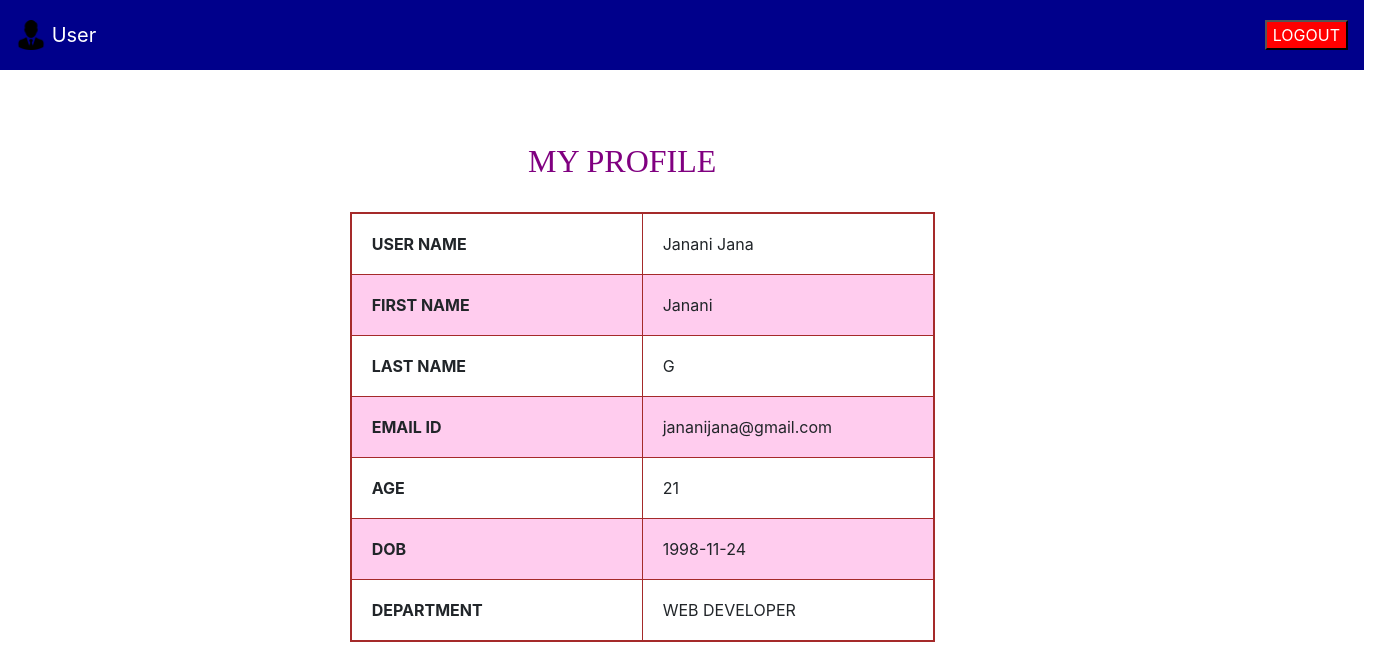
The app's page /userprofile.php (signed in) with its own data.
### tables this page shows
CREATE TABLE `userdetails` (
  `uid` int(11) NOT NULL,
  `firstname` varchar(30) NOT NULL,
  `lastname` varchar(30) NOT NULL,
  `username` varchar(30) NOT NULL,
  `emailid` varchar(45) NOT NULL,
  `password` varchar(15) DEFAULT NULL,
  `age` int(11) NOT NULL,
  `dob` varchar(15) NOT NULL
);

CREATE TABLE `department` (
  `did` int(11) NOT NULL,
  `deptname` varchar(20) NOT NULL
);

### userprofile.php (the view, shortened to what this page needs)
<?php
$emailid=$_SESSION["emailid"];
?>
<!DOCTYPE html>
<html>
<head>
    <link rel="stylesheet" href="css/bootstrap.min.css">
</head>
<body>
<div class="header" style="width:100%;">
 <nav class="navbar navbar-light " style="height:70px;width:1364px;background-color:darkblue">
  <a class="navbar-brand" href="#" style="color:white">
    <img src="images/businessman.png" width="30" height="30" class="d-inline-block align-top" alt="">
    User
  </a>
  <button style="background-color:red;float:right"><a href="userlogout.php" style="color:white;text-decoration:none">LOGOUT</a></button>
</nav>
</div>
<div class="profile" style="width:60%;height:700px;margin-left:180px">
<br>
<br><br>
<center>
<h2 style="color:purple;font-family:GEORGIA;margin-left:60px">MY PROFILE</h2>
<br>
 <?php
include('database.php');
$result=mysqli_query($conn,"select * from userdetails as u join department as d on u.uid=d.did where emailid='$emailid'");
echo "<table border='1' cellpadding='20px' style='margin-left:100px'>";
while($row = mysqli_fetch_array($result))
{
        echo "<tr><td><b>USER NAME</b> </td>"."<td>". $row['username']."</td></tr>";
        echo "<tr><td><b>FIRST NAME</b> </td>"."<td>". $row['firstname']."</td></tr>";
        echo "<tr><td><b>LAST NAME</b> </td>"."<td>".$row['lastname']."</td></tr>";
        echo "<tr><td><b>EMAIL ID</b> </td>"."<td>".$row['emailid']."</td></tr>";
        echo "<tr><td><b>AGE</b> </td>"."<td>".$row['age']."</td></tr>";
        echo "<tr><td><b>DOB</b> </td>"."<td>".$row['dob']."</td></tr>";
        echo "<tr><td><b>DEPARTMENT</b> </td>"."<td>".$row['deptname']."</td></tr>";
}
echo "</table>";
?>
 </center>
</div>
</body>
</html>

### userprofile.php (style rules this page uses)
table { border:2px solid brown; }
td { column-width: 250px; }
tr:nth-child(even) { background-color: #ffccee; }

### records on screen
userdetails: username "Janani Jana", firstname "Janani", lastname "G", emailid "jananijana@gmail.com", age "21", dob "1998-11-24", department.deptname "WEB DEVELOPER"
